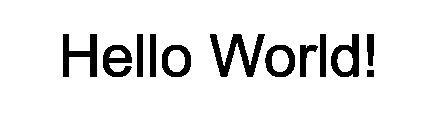
#> input picture learning/text_image.png, 445 x 113 px, found by its file name
$ python temp.py
#> lines starting #> are read from the running program, lines starting #| are printed output that depends on the picture; after the words box and inside, x2 and y2 are one past the last pixel; in counts of white or black regions, pixels touching at a corner belong together
from turtle import clear
import numpy as np
import cv2
from PIL import Image
import os
import imutils
import matplotlib.pyplot as plt

#create a copy for manipulation
# copy = Image.open('text_image.png')
# copy.save('copy.png')

copy = cv2.imread(r'D:\snippy\learning\text_image.png')
#> copy is the input picture: shape (113, 445, 3); 90% white; 12 black regions, largest, box (x1, y1, x2, y2) and area: (210, 34, 265, 77) 975, (63, 34, 97, 77) 685, (331, 34, 359, 77) 603
cv2.imwrite('copy.png', copy)

#convert black charachters to red
img = Image.open('copy.png').convert('RGB')
data = np.array(img)
data[(data == (0,0,0)).all(axis = -1)] = (255,0,0)
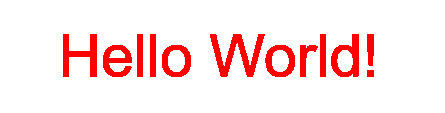
#> data: shape (113, 445, 3); 10.05% of pixels changed, all inside (x1, y1, x2, y2) = (63, 34, 374, 77)
img = Image.fromarray(data, mode='RGB')
img.save('copy.png')

# Read input image
img = cv2.imread('copy.png')

# Convert from BGR to HSV color space
hsv2 = cv2.cvtColor(img, cv2.COLOR_BGR2GRAY)
hsv = cv2.cvtColor(img, cv2.COLOR_BGR2HSV)
#> hsv: shape (113, 445, 3); mean H, S, V 0, 25.6, 255

thresh2 = cv2.bitwise_not(hsv2)

# Get the saturation plane - all black/white/gray pixels are zero, and colored pixels are above zero.
hsv = hsv[:,:,1]
# Apply threshold on s - use automatic threshold algorithm (use THRESH_OTSU).
ret, thresh = cv2.threshold(hsv, 0, 255, cv2.THRESH_BINARY+cv2.THRESH_OTSU)
#> ret = 0

thresh += thresh2
#> thresh: shape (113, 445); values 0 (black) and 178 (white), 10% white; 12 white regions

cv2.imshow("",thresh)
# Find contours in thresh (find only the outer contour - only the rectangle).
contours = cv2.findContours(thresh, cv2.RETR_EXTERNAL, cv2.CHAIN_APPROX_NONE)[-2]  # [-2] indexing takes return value before last (due to OpenCV compatibility issues).
#> contours = 12 contours; largest, box (x1, y1, x2, y2) and area: (210, 34, 265, 77) 820, (331, 34, 359, 77) 820, (265, 45, 295, 77) 747, (162, 45, 191, 77) 743, (103, 45, 132, 77) 574

# Find contours in thresh (find the triangles).f
contours = cv2.findContours(thresh, cv2.RETR_EXTERNAL, cv2.CHAIN_APPROX_NONE)[-2]  # [-2] indexing takes return value before last (due to OpenCV compatibility issues).

rect_kernel = cv2.getStructuringElement(cv2.MORPH_RECT, (15, 3))
dilation = cv2.dilate(thresh, rect_kernel, iterations = 1)
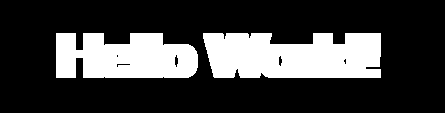
#> dilation: shape (113, 445); values 0 (black) and 178 (white), 24.7% white; 2 white regions
cv2.imshow('dilation', dilation)

contours_line = cv2.findContours(dilation, cv2.RETR_EXTERNAL, cv2.CHAIN_APPROX_NONE)[-2]
#> contours_line = 2 contours; box (x1, y1, x2, y2) and area: (203, 33, 381, 78) 6823, (56, 33, 198, 78) 5160

print(len(contours_line))
#| 2
im2 = img.copy()

line = []

for cnt in contours_line:
        x, y, w, h = cv2.boundingRect(np.asarray(cnt))
        line.append(y+h)
        print(x,y,w,h)
        cv2.rectangle(im2, (x, y), (x + w, y + h), (0, 255, 0), 2)
#> this loop made 2 passes
#> (x, y, w, h) on passes 1 to 2: (203, 33, 178, 45), (56, 33, 142, 45)
#| 203 33 178 45
#| 56 33 142 45
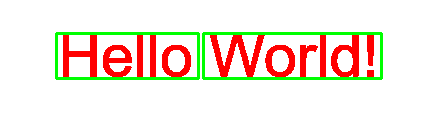
#> im2: shape (113, 445, 3); mean B, G, R 217.3, 229.7, 242.6
#> after the loop, line = [78, 78]

no_of_lines = len(line)
#> no_of_lines = 2
print(no_of_lines)
#| 2
print(len(contours))
#| 12

left = []
right = []
top = []
bottom = []


for c in contours:

        left.append(tuple(c[c[:, :, 0].argmin()][0])[0] - 2) #takin additional 2 pixel area for better
        right.append(tuple(c[c[:, :, 0].argmax()][0])[0] + 2)
        top.append(tuple(c[c[:, :, 1].argmin()][0])[1] - 2)
        bottom.append(tuple(c[c[:, :, 1].argmax()][0])[1] + 2)
#> this loop made 12 passes
#> after the loop, bottom = [78, 78, 78, 78, 78, 67, 78, 78, 78, 78, 78, 78]; left = [365, 298, 263, 160, 101, 365, 329, 318, 208, 148, 135, 61]; right = [375, 319, 296, 192, 133, 375, 360, 327, 266, 157, 144, 98]; top = [68, 43, 43, 43, 43, 32, 32, 32, 32, 32, 32, 32]


left.sort()
right.sort()
top.sort()
bottom.sort()

print(top,type(top[0]),len(top))
#| [32, 32, 32, 32, 32, 32, 32, 43, 43, 43, 43, 68] <class 'numpy.int64'> 12
print(bottom, len(bottom))
#| [67, 78, 78, 78, 78, 78, 78, 78, 78, 78, 78, 78] 12
print(left, len(left))
#| [61, 101, 135, 148, 160, 208, 263, 298, 318, 329, 365, 365] 12
print(right, len(right))
#| [98, 133, 144, 157, 192, 266, 296, 319, 327, 360, 375, 375] 12

i = 0
while(i <= len(left)-2):
        if(len(left) >= 2):

                if(left[i+1] <= left[i]+5 or right[i+1] <= right[i]+5):
                        print(left[i], left[i+1])
                        print(right[i], right[i+1])
                        print(left.remove(left[i]),"\t",i)
                        print(right.remove(right[i]),"\t",i)
        i += 1
#> this loop made 11 passes
#| 365 365
#| 375 375
#| None 	 10
#| None 	 10
#> after the loop, i = 11; left = [61, 101, 135, 148, 160, 208, 263, 298, 318, 329, 365]; right = [98, 133, 144, 157, 192, 266, 296, 319, 327, 360, 375]


print(left, len(left))
#| [61, 101, 135, 148, 160, 208, 263, 298, 318, 329, 365] 11
print(right, len(right))
#| [98, 133, 144, 157, 192, 266, 296, 319, 327, 360, 375] 11

length = bottom[-1] - top[0] # randomly picked a character to get a height estimate
#> length = 46
print(length)
#| 46


plt.imshow(im2, cmap = 'gray')
# plt.title('Input Image'), plt.xticks([]), plt.yticks([])
# plt.subplot(133),plt.imshow(thresh, cmap = 'gray')


# plt.imshow(thresh)
cv2.waitKey(0)
plt.show()
